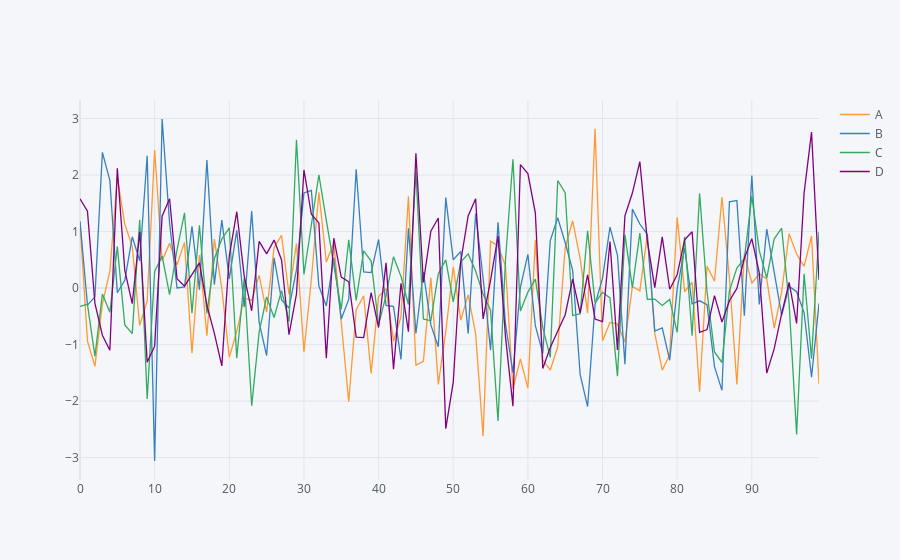

Write notebook code for a chart like this one.
### Code cell
# iplot - converted to interactive plot.
df.iplot()
